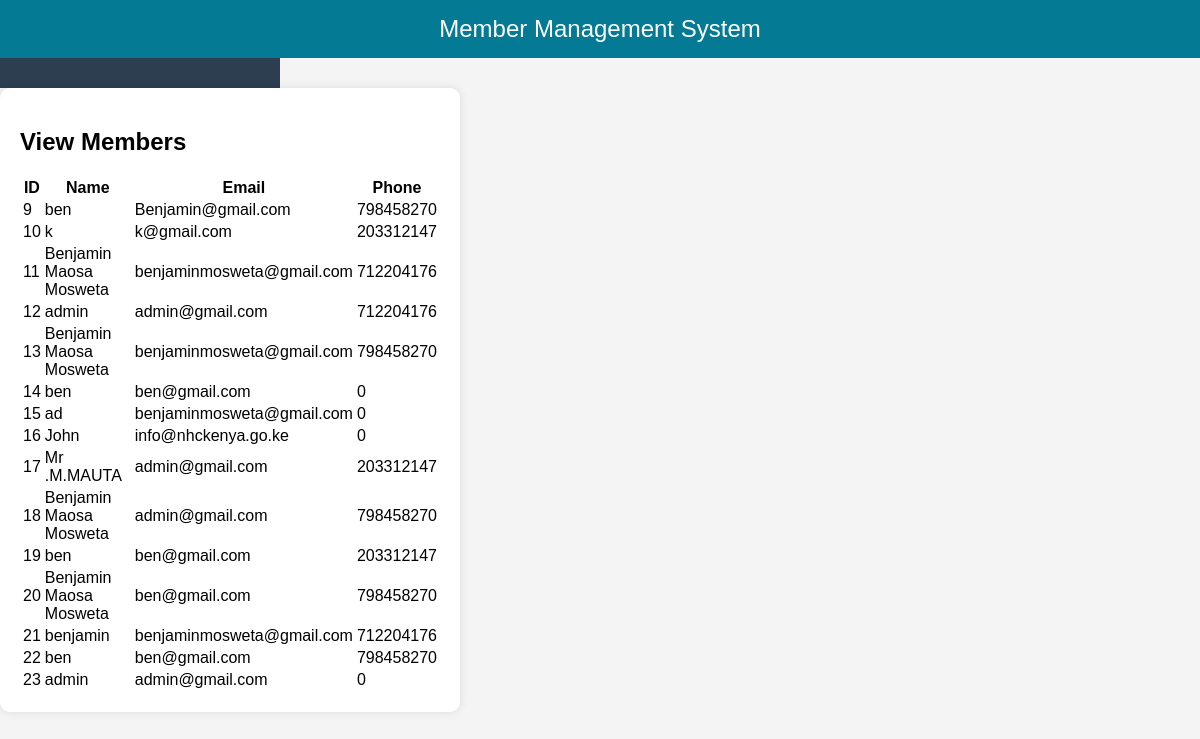
Page /addmember.php on the committed database.
### tables this page shows
CREATE TABLE `members` (
  `mid` int(11) NOT NULL,
  `mname` varchar(50) NOT NULL,
  `email` varchar(50) NOT NULL,
  `phone` double NOT NULL,
  `password` varchar(50) NOT NULL
);

### addmember.php (the view, shortened to what this page needs)
<?php
$db = mysqli_connect('localhost', 'root', '', 'carbdb');
$sql = "SELECT * FROM members";
$result = mysqli_query($db, $sql);
?>
<!DOCTYPE html>
<html lang="en">
<head>
</head>
<body>
    <div class="header">Member Management System</div>
    <div class="container">
        <div class="sidebar">
        </div>
        <div class="main-content">
            <h2>View Members</h2>
            <table class="member-table">
                <thead>
                    <tr>
                        <th>ID</th>
                        <th>Name</th>
                        <th>Email</th>
                        <th>Phone</th>
                    </tr>
                </thead>
                <tbody>
                    <?php while($row = mysqli_fetch_assoc($result)): ?>
                        <tr>
                            <td><?php echo $row["mid"]; ?></td>
                            <td><?php echo $row["mname"]; ?></td>
                            <td><?php echo $row["email"]; ?></td>
                            <td><?php echo $row["phone"]; ?></td>
                        </tr>
                    <?php endwhile; ?>
                </tbody>
            </table>
        </div>
    </div>
</body>
</html>

### addmember.php (style rules this page uses)
body { font-family: Arial, sans-serif; margin: 0; padding: 0; background-color: #f4f4f4; }
.header { background: #047a94; color: white; padding: 15px; text-align: center; font-size: 1.5em; }
.sidebar { width: 250px; background: #2c3e50; padding: 15px; color: white; }
.main-content { padding: 20px; background-color: white; border-radius: 10px; box-shadow: 0px 0px 10px rgba(0, 0, 0, 0.1); width: 35%; }

### rows in the picture
members: mid "9", mname "ben", email "Benjamin@gmail.com", phone "798458270"
members: mid "10", mname "k", email "k@gmail.com", phone "203312147"
members: mid "11", mname "Benjamin Maosa Mosweta", email "benjaminmosweta@gmail.com", phone "712204176"
members: mid "12", mname "admin", email "admin@gmail.com", phone "712204176"
members: mid "13", mname "Benjamin Maosa Mosweta", email "benjaminmosweta@gmail.com", phone "798458270"
members: mid "14", mname "ben", email "ben@gmail.com", phone "0"
members: mid "15", mname "ad", email "benjaminmosweta@gmail.com", phone "0"
members: mid "16", mname "John", email "info@nhckenya.go.ke", phone "0"
members: mid "17", mname "Mr .M.MAUTA", email "admin@gmail.com", phone "203312147"
members: mid "18", mname "Benjamin Maosa Mosweta", email "admin@gmail.com", phone "798458270"
members: mid "19", mname "ben", email "ben@gmail.com", phone "203312147"
members: mid "20", mname "Benjamin Maosa Mosweta", email "ben@gmail.com", phone "798458270"
members: mid "21", mname "benjamin", email "benjaminmosweta@gmail.com", phone "712204176"
members: mid "22", mname "ben", email "ben@gmail.com", phone "798458270"
members: mid "23", mname "admin", email "admin@gmail.com", phone "0"
